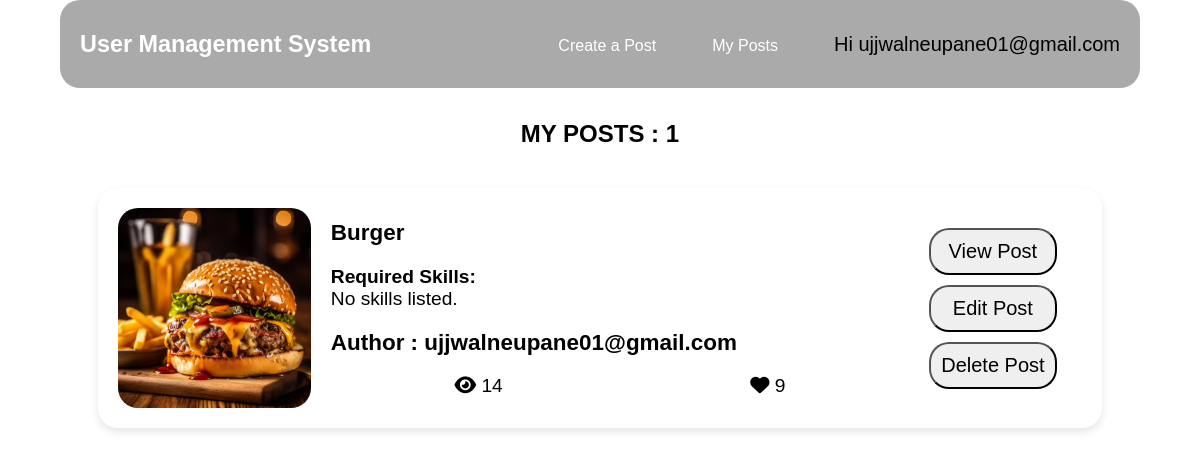
Page /my_posts/ (signed in) on the earlier database version.
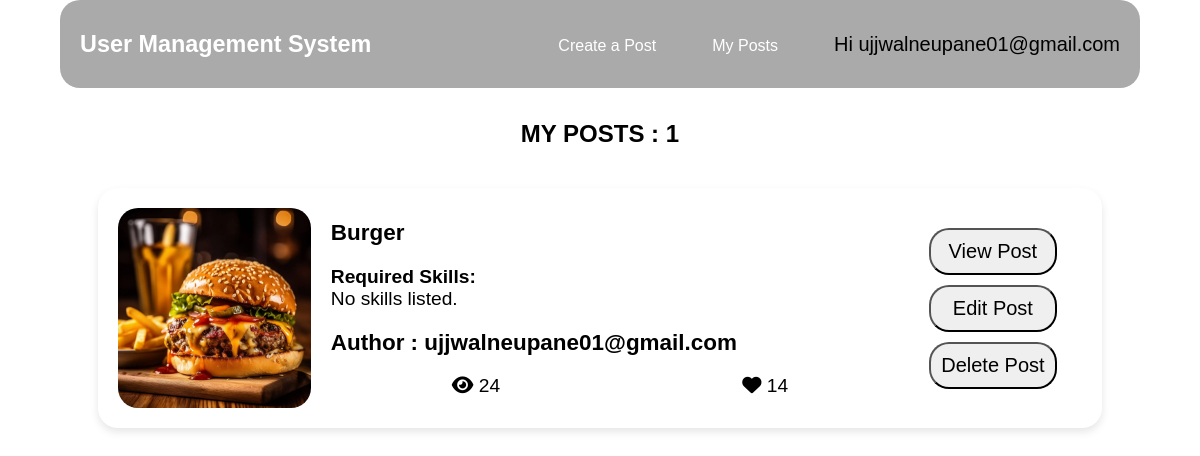
Same page on the later database version.
### base/models.py (models this page shows, shortened)
class Posts(models.Model):
    image = models.ImageField(upload_to='post_images/')
    title = models.CharField(max_length=300)
    skills = models.JSONField(default=list)
    experiences = models.JSONField(default=list)
    description = models.TextField()
    author = models.ForeignKey(User, on_delete=models.CASCADE)
    clicks = models.IntegerField(default=0)
    views = models.IntegerField(default=0)
    created_at = models.DateTimeField(auto_now_add=True)
    updated_at = models.DateTimeField(auto_now=True)

class User(AbstractUser):
    email = models.EmailField(unique=True)
    password = models.CharField(max_length=300)
    hashed_password = models.CharField(max_length=300)
    user_type = models.ForeignKey(Group, on_delete=models.CASCADE, related_name="profile", null=True, blank=True)
    skills = models.JSONField(default=list)
    experiences = models.JSONField(default=list)
    username = None
    USERNAME_FIELD = 'email'
    REQUIRED_FIELDS = []
    objects = UserManager()

### base/views.py (the view)
# urls.py: path('my_posts/', my_posts, name='my_posts'),
@login_required(login_url='login')
def my_posts(request):
    user=request.user
    my_posts = Posts.objects.filter(author=user).order_by('title')
    context = {
        'my_posts': my_posts,
        'user': user,
    }
    return render(request, 'my_posts.html', context=context)

### base/templates/my_posts.html (shortened to what this page needs)
<!DOCTYPE html>
<html lang="en">
<head>
    {%load static%}
    <link rel="stylesheet" href="{%static 'css/utility.css'%}">
    <link rel="stylesheet" href="{%static 'css/enterprise_home.css'%}">
    <link rel="stylesheet" href="{%static 'css/my_posts.css'%}">
    <link href="https://cdnjs.cloudflare.com/ajax/libs/font-awesome/6.5.1/css/all.min.css" rel="stylesheet">
</head>
<body>
    {%include 'navbar.html'%}
    <section class="posts flex-center">
        <h2>MY POSTS : {{my_posts.count}}</h2>
        <div class="container flex" id="post-container">
            {% for post in my_posts %}
            <div class="post-card flex">
                <img src="{{post.image.url}}" alt="Image for {{post.title}}">
                <div class="card-content flex-column">
                    <h3>{{post.title}}</h3>
                    <div class="skills">
                        <h4>Required Skills:</h4>
                        <ul class="flex">
                            {% for skill in post.skills %}
                            <li>{{ skill }},</li>
                            {% empty %}
                            <li>No skills listed.</li>
                            {% endfor %}
                        </ul>
                    </div>
                    <h3>Author : {{post.author.email}}</h3>
                    <div class="clicksandviews flex">
                        <div class="views">
                            <i class="fa-solid fa-eye"></i>
                            <span>{{post.views}}</span>
                        </div>
                        <div class="clicks">
                            <i class="fa-solid fa-heart"></i>
                            <span>{{post.clicks}}</span>
                        </div>
                    </div>
                </div>
                <div class="my-post-buttons flex-column">
                    <form action="{% url 'view_post' post.id %}" method="POST" class="flex-center">
                        <button type="submit" class="view-post-btn">View Post</button>
                    </form>
                    <a href="{%url 'edit_post' post.id%}" title="Edit"><button class="edit">Edit Post</button></a>
                    <form action="{% url 'delete_post' post.id %}" method="POST" class="flex-center">
                        <button type="submit" class="delete" title="Delete">Delete Post</button>
                    </form>
                </div>
            </div>
            {%endfor%}
        </div>
    </section>
</body>
</html>

Differences in the rows shown:
changed Posts "Burger": views "14" → "24"; clicks "9" → "14"
